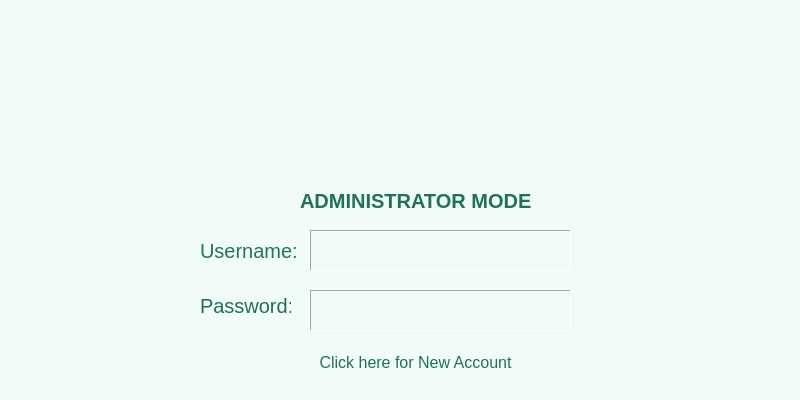
<?xml version="1.0" encoding="UTF-8"?>
<ui version="4.0">
 <class>Form</class>
 <widget class="QWidget" name="Form">
  <property name="geometry">
   <rect>
    <x>0</x>
    <y>0</y>
    <width>800</width>
    <height>400</height>
   </rect>
  </property>
  <property name="windowTitle">
   <string>Form</string>
  </property>
  <property name="styleSheet">
   <string notr="true">background-color:rgb(241, 251, 249)</string>
  </property>
  <widget class="QTextEdit" name="textEdit">
   <property name="geometry">
    <rect>
     <x>310</x>
     <y>230</y>
     <width>261</width>
     <height>41</height>
    </rect>
   </property>
   <property name="font">
    <font>
     <pointsize>14</pointsize>
    </font>
   </property>
   <property name="frameShape">
    <enum>QFrame::Panel</enum>
   </property>
  </widget>
  <widget class="QTextEdit" name="textEdit_2">
   <property name="geometry">
    <rect>
     <x>310</x>
     <y>290</y>
     <width>261</width>
     <height>41</height>
    </rect>
   </property>
   <property name="font">
    <font>
     <pointsize>14</pointsize>
    </font>
   </property>
   <property name="frameShape">
    <enum>QFrame::Panel</enum>
   </property>
  </widget>
  <widget class="QLabel" name="label">
   <property name="geometry">
    <rect>
     <x>200</x>
     <y>240</y>
     <width>101</width>
     <height>21</height>
    </rect>
   </property>
   <property name="font">
    <font>
     <pointsize>15</pointsize>
    </font>
   </property>
   <property name="styleSheet">
    <string notr="true">color: rgb(32, 119, 85);</string>
   </property>
   <property name="text">
    <string>Username:</string>
   </property>
  </widget>
  <widget class="QLabel" name="label_2">
   <property name="geometry">
    <rect>
     <x>200</x>
     <y>290</y>
     <width>91</width>
     <height>31</height>
    </rect>
   </property>
   <property name="font">
    <font>
     <pointsize>15</pointsize>
    </font>
   </property>
   <property name="styleSheet">
    <string notr="true">color: rgb(30, 112, 80);</string>
   </property>
   <property name="text">
    <string>Password:</string>
   </property>
  </widget>
  <widget class="QLabel" name="label_3">
   <property name="geometry">
    <rect>
     <x>50</x>
     <y>-120</y>
     <width>701</width>
     <height>291</height>
    </rect>
   </property>
   <property name="styleSheet">
    <string notr="true">background-image: url(:/newPrefix/ricemate.png);</string>
   </property>
   <property name="frameShape">
    <enum>QFrame::NoFrame</enum>
   </property>
   <property name="lineWidth">
    <number>1</number>
   </property>
   <property name="text">
    <string/>
   </property>
   <property name="pixmap">
    <pixmap>ricemate.png</pixmap>
   </property>
   <property name="scaledContents">
    <bool>false</bool>
   </property>
   <property name="alignment">
    <set>Qt::AlignCenter</set>
   </property>
  </widget>
  <widget class="QLabel" name="label_4">
   <property name="geometry">
    <rect>
     <x>300</x>
     <y>190</y>
     <width>241</width>
     <height>21</height>
    </rect>
   </property>
   <property name="font">
    <font>
     <pointsize>15</pointsize>
     <bold>true</bold>
    </font>
   </property>
   <property name="styleSheet">
    <string notr="true">color: rgb(31, 114, 82)</string>
   </property>
   <property name="text">
    <string>ADMINISTRATOR MODE</string>
   </property>
  </widget>
  <widget class="QPushButton" name="pushButton">
   <property name="geometry">
    <rect>
     <x>20</x>
     <y>30</y>
     <width>61</width>
     <height>31</height>
    </rect>
   </property>
   <property name="font">
    <font>
     <pointsize>13</pointsize>
    </font>
   </property>
   <property name="styleSheet">
    <string notr="true">image: url(:/newPrefix/previous.png)</string>
   </property>
   <property name="text">
    <string/>
   </property>
   <property name="flat">
    <bool>true</bool>
   </property>
  </widget>
  <widget class="QPushButton" name="pushButton_2">
   <property name="geometry">
    <rect>
     <x>230</x>
     <y>350</y>
     <width>371</width>
     <height>24</height>
    </rect>
   </property>
   <property name="font">
    <font>
     <pointsize>12</pointsize>
    </font>
   </property>
   <property name="styleSheet">
    <string notr="true">color: rgb(31, 115, 82);</string>
   </property>
   <property name="text">
    <string>Click here for New Account</string>
   </property>
   <property name="flat">
    <bool>true</bool>
   </property>
  </widget>
 </widget>
 <resources>
  <include location="../Graphics/newResource.qrc"/>
 </resources>
 <connections/>
</ui>
